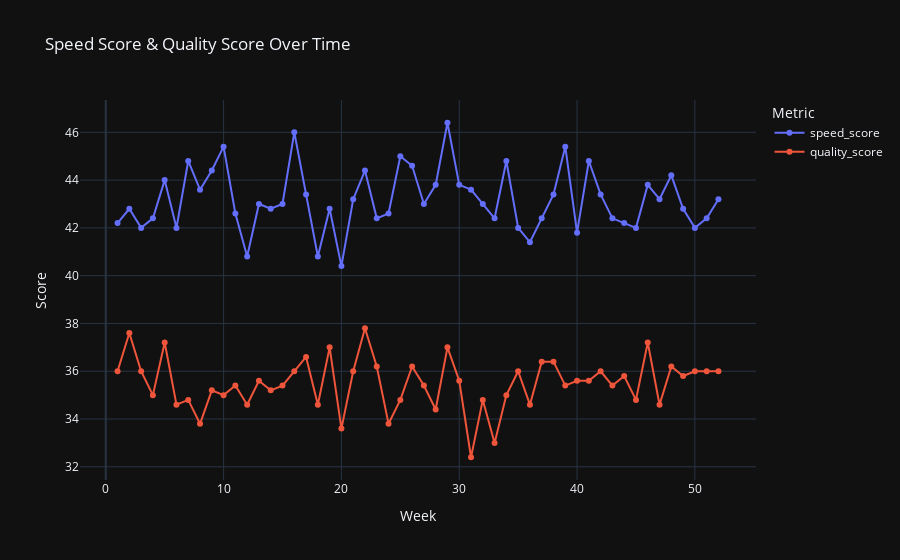

Here is the notebook cell this chart was saved with:
### Code cell
import plotly.express as px

# Reshaping the Data for Plotly
df_melted = weekly_performance_df.melt(id_vars=["Week Number"], value_vars=["speed_score", "quality_score"],
                     var_name="Metric", value_name="Score")

# Create Line Plot
fig = px.line(df_melted, x="Week Number", y="Score", color="Metric", 
              markers=True, title="Speed Score & Quality Score Over Time")

# Customize Layout
fig.update_layout(
    xaxis_title="Week",
    yaxis_title="Score",
    template="plotly_dark",  # Try "plotly", "ggplot2", "seaborn" for different styles
    hovermode="x unified"
)

# Show Plot
fig.show()

### Figure 1 — Plotly figure (JSON) as saved in the notebook; plotly's stock layout.template omitted (floating-point values rounded to 4 significant figures)
{"data": [{"hovertemplate": "Metric=speed_score<br>Week Number=%{x}<br>Score=%{y}<extra></extra>", "legendgroup": "speed_score", "line": {"color": "#636efa", "dash": "solid"}, "marker": {"symbol": "circle"}, "mode": "lines+markers", "name": "speed_score", "orientation": "v", "showlegend": true, "type": "scatter", "x": [1, 2, 3, 4, 5, 6, 7, 8, 9, 10, 11, 12, 13, 14, 15, 16, 17, 18, 19, 20, 21, 22, 23, 24, 25, 26, 27, 28, 29, 30, 31, 32, 33, 34, 35, 36, 37, 38, 39, 40, 41, 42, 43, 44, 45, 46, 47, 48, 49, 50, 51, 52], "xaxis": "x", "y": [42.2, 42.8, 42.0, 42.4, 44.0, 42.0, 44.8, 43.6, 44.4, 45.4, 42.6, 40.8, 43.0, 42.8, 43.0, 46.0, 43.4, 40.8, 42.8, 40.4, 43.2, 44.4, 42.4, 42.6, 45.0, 44.6, 43.0, 43.8, 46.4, 43.8, 43.6, 43.0, 42.4, 44.8, 42.0, 41.4, 42.4, 43.4, 45.4, 41.8, 44.8, 43.4, 42.4, 42.2, 42.0, 43.8, 43.2, 44.2, 42.8, 42.0, 42.4, 43.2], "yaxis": "y"}, {"hovertemplate": "Metric=quality_score<br>Week Number=%{x}<br>Score=%{y}<extra></extra>", "legendgroup": "quality_score", "line": {"color": "#EF553B", "dash": "solid"}, "marker": {"symbol": "circle"}, "mode": "lines+markers", "name": "quality_score", "orientation": "v", "showlegend": true, "type": "scatter", "x": [1, 2, 3, 4, 5, 6, 7, 8, 9, 10, 11, 12, 13, 14, 15, 16, 17, 18, 19, 20, 21, 22, 23, 24, 25, 26, 27, 28, 29, 30, 31, 32, 33, 34, 35, 36, 37, 38, 39, 40, 41, 42, 43, 44, 45, 46, 47, 48, 49, 50, 51, 52], "xaxis": "x", "y": [36.0, 37.6, 36.0, 35.0, 37.2, 34.6, 34.8, 33.8, 35.2, 35.0, 35.4, 34.6, 35.6, 35.2, 35.4, 36.0, 36.6, 34.6, 37.0, 33.6, 36.0, 37.8, 36.2, 33.8, 34.8, 36.2, 35.4, 34.4, 37.0, 35.6, 32.4, 34.8, 33.0, 35.0, 36.0, 34.6, 36.4, 36.4, 35.4, 35.6, 35.6, 36.0, 35.4, 35.8, 34.8, 37.2, 34.6, 36.2, 35.8, 36.0, 36.0, 36.0], "yaxis": "y"}], "layout": {"hovermode": "x unified", "legend": {"title": {"text": "Metric"}, "tracegroupgap": 0}, "title": {"text": "Speed Score & Quality Score Over Time"}, "xaxis": {"anchor": "y", "domain": [0, 1], "title": {"text": "Week"}}, "yaxis": {"anchor": "x", "domain": [0, 1], "title": {"text": "Score"}}}}
